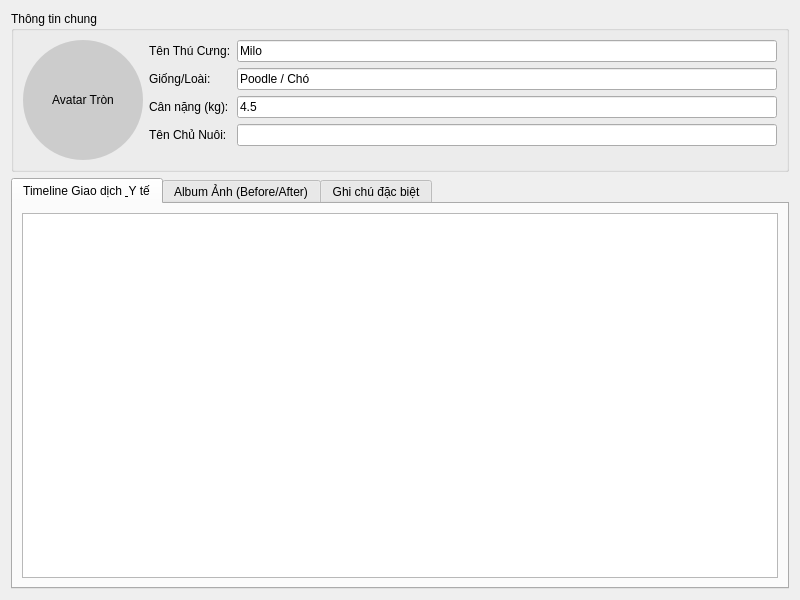
<?xml version="1.0" encoding="UTF-8"?>
<ui version="4.0">
 <class>PetProfile</class>
 <widget class="QWidget" name="PetProfile">
  <property name="geometry">
   <rect>
    <x>0</x>
    <y>0</y>
    <width>800</width>
    <height>600</height>
   </rect>
  </property>
  <property name="windowTitle">
   <string>Hồ sơ lưu trữ Thú Cưng</string>
  </property>
  <layout class="QVBoxLayout" name="verticalLayout">
   <item>
    <widget class="QGroupBox" name="groupBasicInfo">
     <property name="title"><string>Thông tin chung</string></property>
     <layout class="QHBoxLayout" name="horizontalLayout">
      <item>
       <widget class="QLabel" name="lblAvatar">
        <property name="minimumSize"><size><width>120</width><height>120</height></size></property>
        <property name="maximumSize"><size><width>120</width><height>120</height></size></property>
        <property name="styleSheet"><string>background-color: #cccccc; border-radius: 60px;</string></property>
        <property name="text"><string>Avatar Tròn</string></property>
        <property name="alignment"><set>Qt::AlignCenter</set></property>
       </widget>
      </item>
      <item>
       <layout class="QFormLayout" name="formLayout">
        <item row="0" column="0"><widget class="QLabel" name="lblNameLabel"><property name="text"><string>Tên Thú Cưng:</string></property></widget></item>
        <item row="0" column="1"><widget class="QLineEdit" name="txtName"><property name="text"><string>Milo</string></property></widget></item>
        <item row="1" column="0"><widget class="QLabel" name="lblBreedLabel"><property name="text"><string>Giống/Loài:</string></property></widget></item>
        <item row="1" column="1"><widget class="QLineEdit" name="txtBreed"><property name="text"><string>Poodle / Chó</string></property></widget></item>
        <item row="2" column="0"><widget class="QLabel" name="lblWeightLabel"><property name="text"><string>Cân nặng (kg):</string></property></widget></item>
        <item row="2" column="1"><widget class="QLineEdit" name="txtWeight"><property name="text"><string>4.5</string></property></widget></item>
        <item row="3" column="0"><widget class="QLabel" name="lblOwnerLabel"><property name="text"><string>Tên Chủ Nuôi:</string></property></widget></item>
        <item row="3" column="1"><widget class="QLineEdit" name="txtOwner"/></item>
       </layout>
      </item>
     </layout>
    </widget>
   </item>
   <item>
    <widget class="QTabWidget" name="tabWidget">
     <property name="currentIndex"><number>0</number></property>
     <widget class="QWidget" name="tabTimeline">
      <attribute name="title"><string>Timeline Giao dịch &amp; Y tế</string></attribute>
      <layout class="QVBoxLayout">
       <item><widget class="QListWidget" name="listTimeline"/></item>
      </layout>
     </widget>
     <widget class="QWidget" name="tabPhotos">
      <attribute name="title"><string>Album Ảnh (Before/After)</string></attribute>
      <layout class="QVBoxLayout">
       <item>
        <widget class="QScrollArea" name="scrollPhotos">
         <property name="widgetResizable"><bool>true</bool></property>
         <widget class="QWidget" name="scrollAreaWidgetContents_2">
          <layout class="QGridLayout" name="gridLayoutPhotos"/>
         </widget>
        </widget>
       </item>
      </layout>
     </widget>
     <widget class="QWidget" name="tabNotes">
      <attribute name="title"><string>Ghi chú đặc biệt</string></attribute>
      <layout class="QVBoxLayout">
       <item><widget class="QTextEdit" name="txtNotes"/></item>
      </layout>
     </widget>
    </widget>
   </item>
  </layout>
 </widget>
 <resources/>
 <connections/>
</ui>
